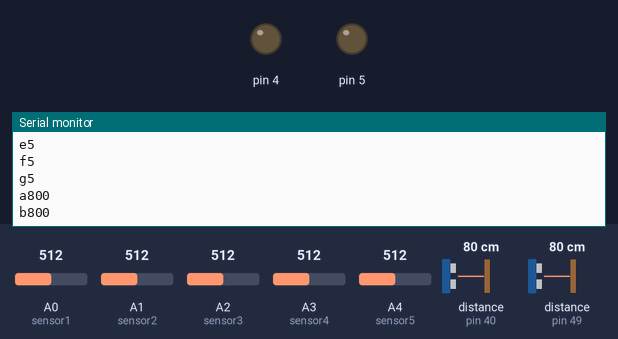
This sketch was run on a simulated Arduino Uno, built with avr-gcc and run on an emulated ATmega328P. Parts: output pins drawn as LEDs (lit = HIGH), the last lines printed to the serial monitor. The inputs (shaded band) are chosen by the test bench; at power-on: distance to the obstacle (sensors on pin 40, pin 49) 80 cm, A0 (sensor1) = 512, A1 (sensor2) = 512, A2 (sensor3) = 512, A3 (sensor4) = 512, A4 (sensor5) = 512.

Above: at 2.3 s.
2.4 s: distance to the obstacle (sensor on pin 40) set to 2 cm
At 3.3 s:
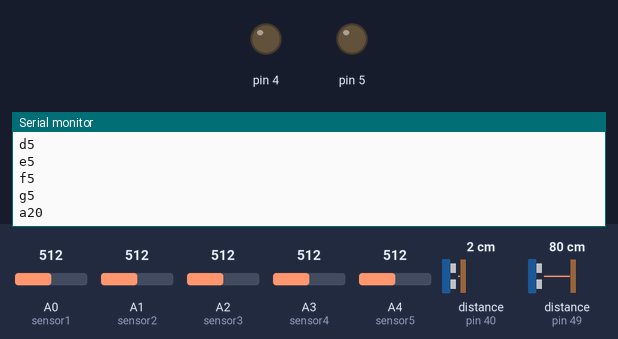
3.9 s: distance to the obstacle (sensor on pin 49) set to 2 cm
At 4.7 s:
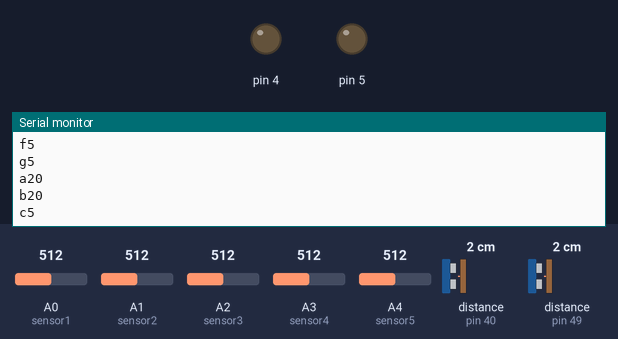
5.4 s: A0 (sensor1) set to 716
At 6.4 s:
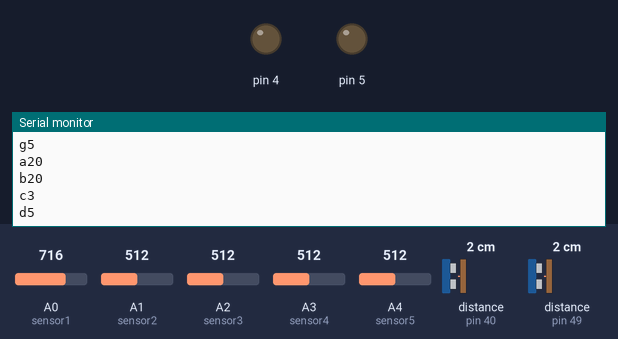
6.9 s: A1 (sensor2) set to 716
At 7.6 s:
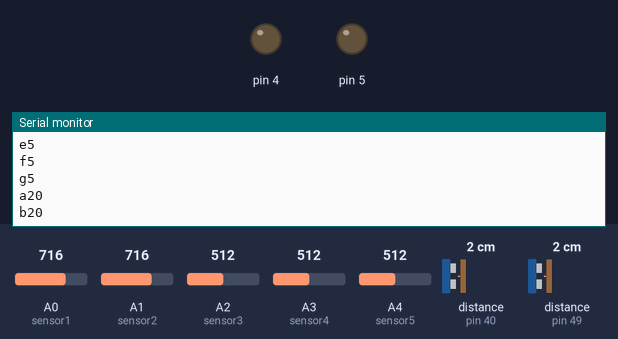

The sketch:

SOTAbots_IR_and_TOF_final.ino
```cpp
//adds libraries
#include <VL53L1X.h>
#include <Wire.h>

//defines time of flight sensors
VL53L1X TOF1;
VL53L1X TOF2;

//assosiates IR names with analog pins
#define sensor1 A0
#define sensor2 A1
#define sensor3 A2
#define sensor4 A3
#define sensor5 A4

void setup() {

  pinMode(5, OUTPUT);
  pinMode(4, OUTPUT);
  digitalWrite(4, LOW);
  digitalWrite(5, LOW);

  delay(500);
  Wire.begin();


  Serial.begin (9600);

  pinMode(4, INPUT);
  delay(150);
  TOF1.init(true);

  delay(100);
  TOF1.setAddress(0x28);

  pinMode(5, INPUT);
  delay(150);
  TOF2.init(true);

  delay(100);
  TOF2.setAddress(0x31);

  TOF1.setDistanceMode(VL53L1X::Long);
  TOF1.setMeasurementTimingBudget(50000);
  TOF1.startContinuous(50);
  TOF2.setDistanceMode(VL53L1X::Long);
  TOF2.setMeasurementTimingBudget(50000);
  TOF2.startContinuous(50);
  TOF1.setTimeout(100);
  TOF2.setTimeout(100);
  delay(150);

  byte count = 0;


  for (byte i = 1; i < 120; i++)
  {

    Wire.beginTransmission (i);
    if (Wire.endTransmission () == 0)
    {


      count++;
    }
  }


}


void loop() {

  //gets volts for IR
  float volts1 = analogRead(sensor1)*0.0048828125;
  float volts2 = analogRead(sensor2)*0.0048828125;
  float volts3 = analogRead(sensor3)*0.0048828125;
  float volts4 = analogRead(sensor4)*0.0048828125;
  float volts5 = analogRead(sensor5)*0.0048828125;

  //conversion from voltage to distance
  int distance1 = 13*pow(volts1, -1);
  int distance2 = 13*pow(volts2, -1);
  int distance3 = 13*pow(volts3, -1);
  int distance4 = 13*pow(volts4, -1);
  int distance5 = 13*pow(volts5, -1);

  //in mm
  Serial.print("a");
  Serial.println(TOF1.read());
  Serial.print("b");
  Serial.println(TOF2.read());

  //hopefully in mm
  Serial.print("c");
  Serial.println(distance1);
  Serial.print("d");
  Serial.println(distance2);
  Serial.print("e");
  Serial.println(distance3);
  Serial.print("f");
  Serial.println(distance4);
  Serial.print("g");
  Serial.println(distance5);
}
```

Measured:
- after the input at 2.4 s, the serial monitor: prints a new line at once (image 1)
- after the input at 3.9 s, the serial monitor: prints a new line at once (image 2)
- after the input at 5.4 s, the serial monitor: prints a new line after 0.11 s (image 3)
- after the input at 6.9 s, the serial monitor: prints a new line after 0.11 s (image 4)
